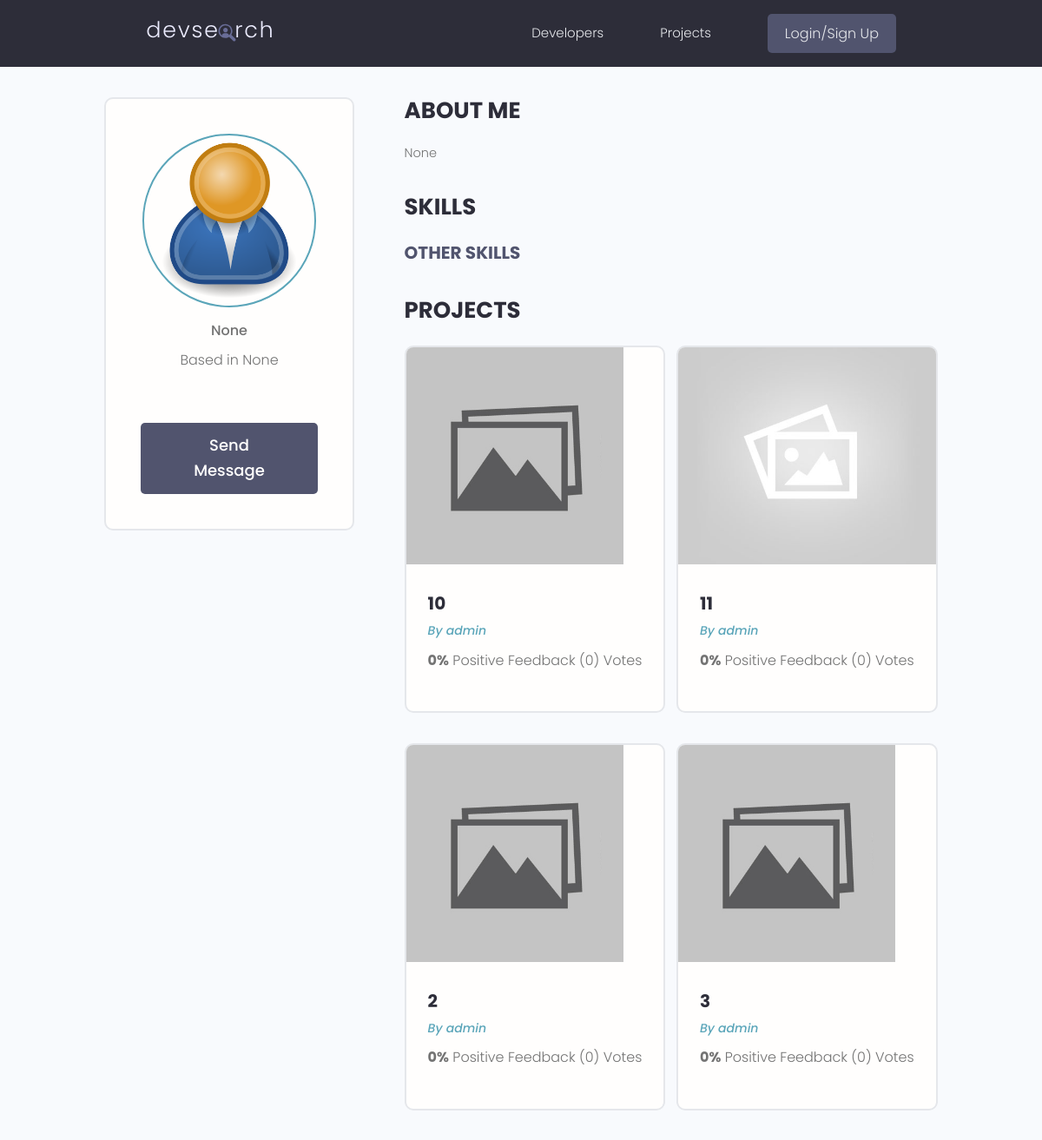
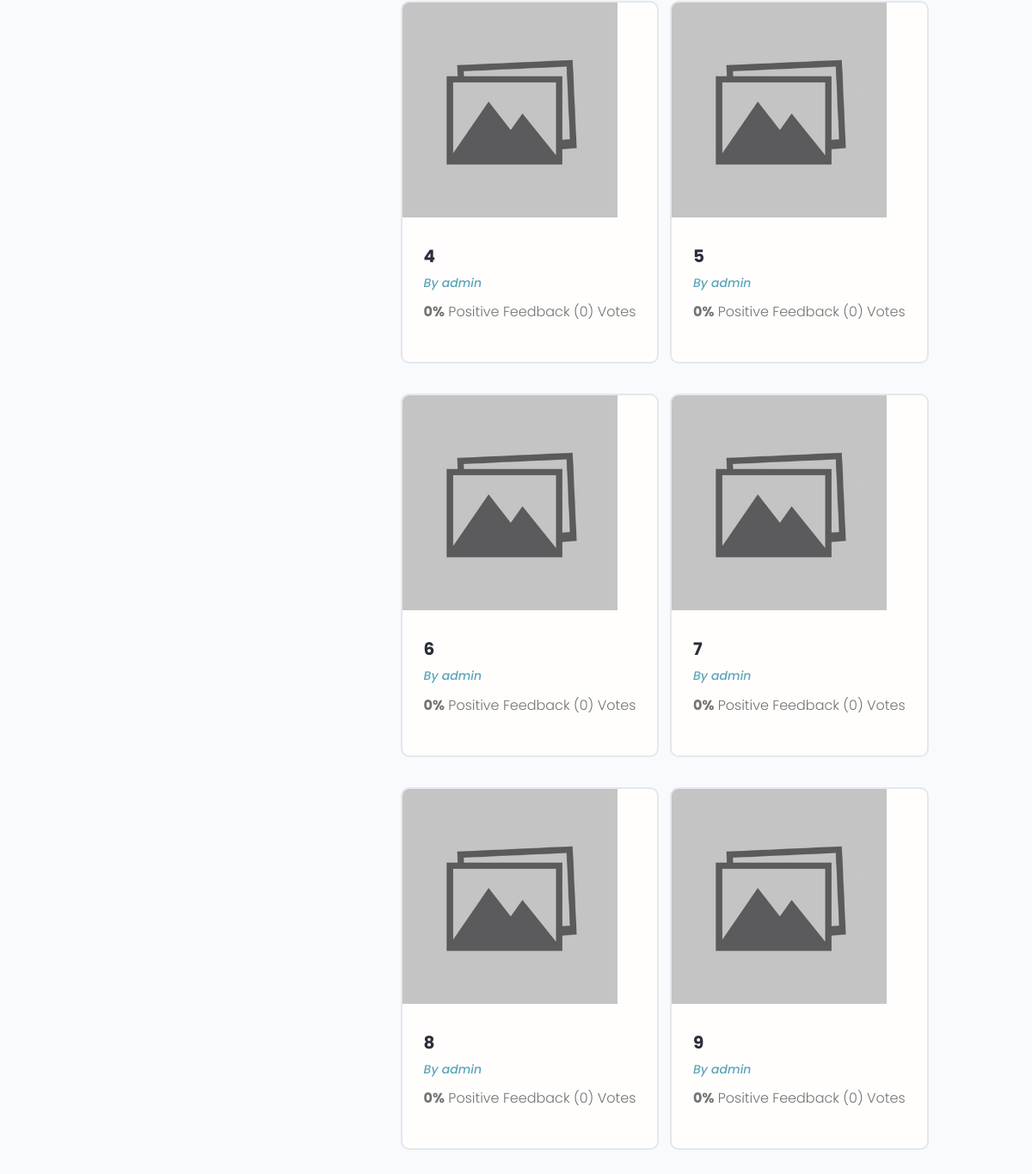
The app's page /profile/3a747c3472db45bda854c81520454395/, older data (2 pictures, top to bottom).
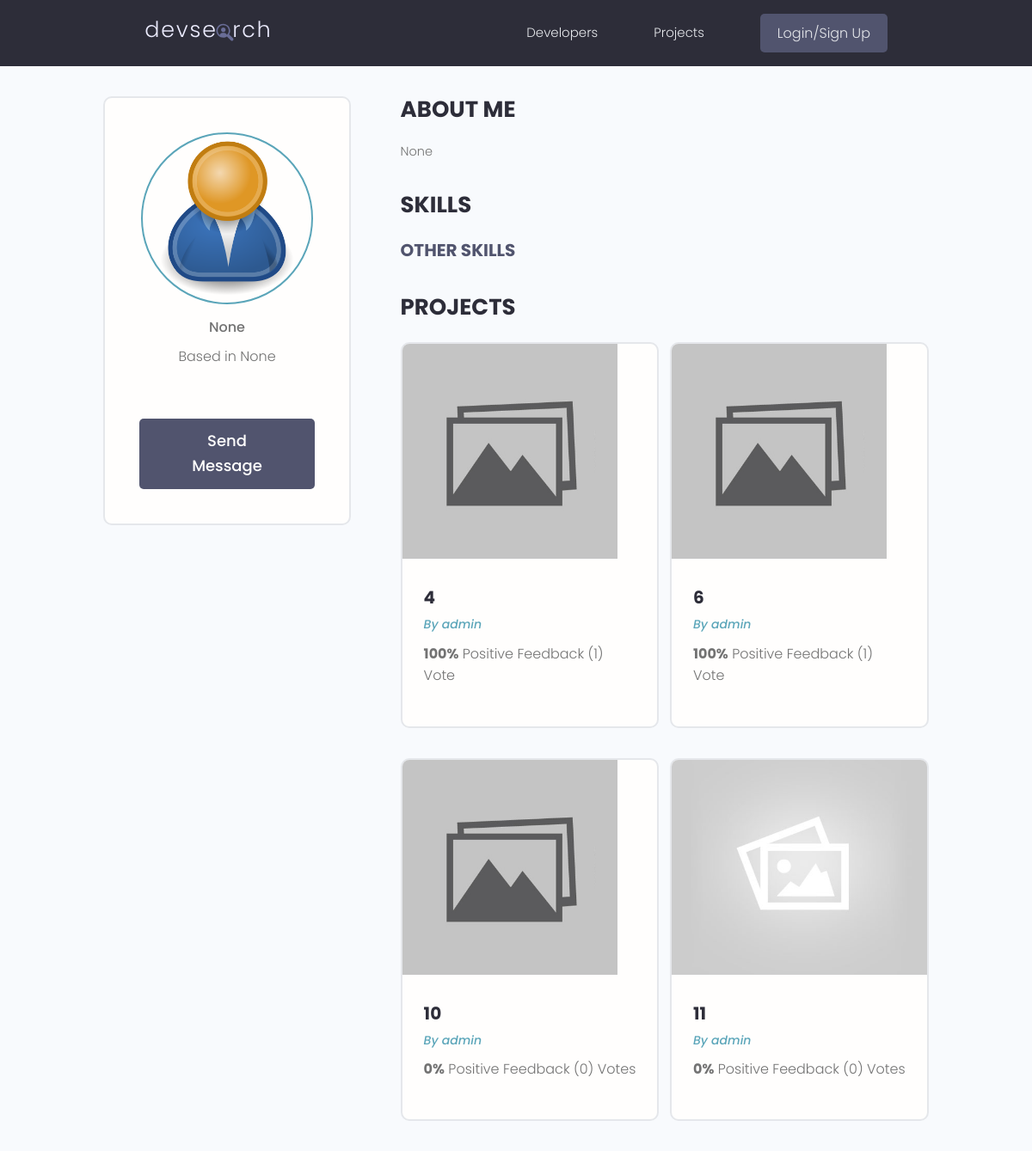
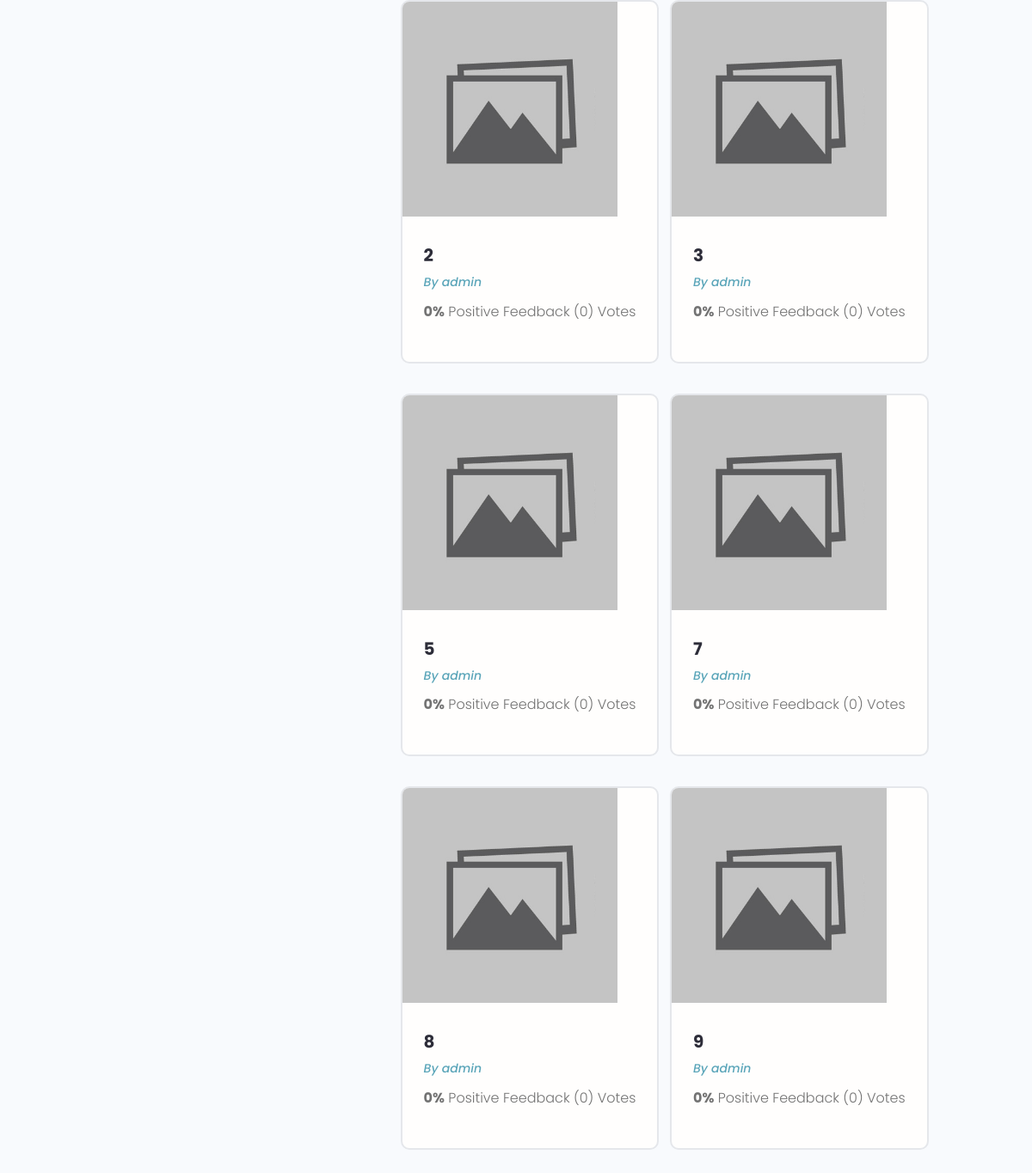
The same page, newer data (2 pictures, top to bottom).
### projects/models.py (models this page shows, shortened)
class Project(models.Model):
    owner = models.ForeignKey(
        Profile, on_delete=models.SET_NULL, null=True, blank=True)
    title = models.CharField(max_length=200)
    description = models.TextField(null=True, blank=True)
    featured_image = models.ImageField(
        null=True, blank=True, default='default.jpg')
    demo_link = models.CharField(max_length=2000, blank=True, null=True)
    source_link = models.CharField(max_length=2000, blank=True, null=True)
    tags = models.ManyToManyField('Tag', blank=True)
    vote_total = models.IntegerField(default=0, null=True, blank=True)
    vote_ratio = models.IntegerField(default=0, null=True, blank=True)
    created = models.DateTimeField(auto_now_add=True)
    id = models.UUIDField(default=uuid.uuid4, unique=True,
                          editable=False, primary_key=True)
    class Meta:
        ordering = ['-vote_ratio', '-vote_total', 'title']  # Ascending order

### users/models.py (models this page shows)
class Profile(models.Model):
    user = models.OneToOneField(
        User, on_delete=models.CASCADE, null=True, blank=True)
    name = models.CharField(max_length=100, null=True, blank=True)
    email = models.CharField(max_length=200, null=True, blank=True)
    username = models.CharField(max_length=100, null=True, blank=True)
    location = models.CharField(max_length=100, null=True, blank=True)
    about = models.CharField(max_length=200, null=True, blank=True)
    bio = models.TextField(null=True, blank=True)
    profile_image = models.ImageField(
        null=True, blank=True, upload_to='profiles', default='profiles/user-default.png')
    social_github = models.CharField(max_length=200, null=True, blank=True)
    social_twitter = models.CharField(max_length=200, null=True, blank=True)
    social_linkedin = models.CharField(max_length=200, null=True, blank=True)
    social_youtube = models.CharField(max_length=200, null=True, blank=True)
    social_website = models.CharField(max_length=200, null=True, blank=True)
    created = models.DateTimeField(auto_now_add=True)
    id = models.UUIDField(default=uuid.uuid4, unique=True,
                          editable=False, primary_key=True)
    def __str__(self):
        return str(self.user.username)

### users/views.py (the view)
# urls.py: path('profile/<str:pk>/', userProfile, name='user-profile'),
def userProfile(request, pk):
    profile = Profile.objects.get(id=pk)
    topSkills = profile.skill_set.exclude(description__exact="")
    otherSkills = profile.skill_set.filter(description="")
    context = {
        'profile': profile,
        'topSkills': topSkills,
        'otherSkills': otherSkills
    }
    return render(request, 'users/user-profile.html', context)

### users/templates/users/user-profile.html (shortened to what this page needs)
{% extends 'main.html' %}
{% block content %}
<main class="profile my-md">
    <div class="container">
        <div class="layout">
            <div class="column column--1of3">
                <div class="card text-center">
                    <div class="card__body dev">
                        <img class="avatar avatar--xl" src="{{profile.profile_image.url}}" />
                        <p class="dev__title">{{profile.about}}</p>
                        <p class="dev__location">Based in {{profile.location}}</p>
                        {% if request.user.profile.id != profile.id %}
                            <a href="{% url 'create-message' profile.id %}" class="btn btn--sub btn--lg">Send Message </a>
                        {% endif %}
                    </div>
                </div>
            </div>
            <div class="column column--2of3">
                <div class="devInfo">
                    <h3 class="devInfo__title">About Me</h3>
                    <p class="devInfo__about">
                        {{profile.bio}}
                    </p>
                </div>
            <div class="devInfo">
                <h3 class="devInfo__title">Skills</h3>
                <div class="devInfo__skills">
                    <h3 class="devInfo__subtitle">Other Skills</h3>
                </div>
            </div>
            <div class="devInfo">
                <h3 class="devInfo__title">Projects</h3>
                <div class="grid grid--two">
                    {% for project in profile.project_set.all %}
                        <div class="column">
                            <div class="card project">
                                <a href="{% url 'project' project.id %}" class="project">
                                    <img class="project__thumbnail" src="{{project.featured_image.url}}" alt="project thumbnail" />
                                    <div class="card__body">
                                        <h3 class="project__title">{{project.title}}</h3>
                                        <p><a class="project__author" href="{% url 'user-profile' project.owner.id %}">By {{project.owner}}</a></p>
                                        <p class="project--rating">
                                            <span style="font-weight: bold;">{{project.vote_ratio}}%</span> Positive
                                            Feedback ({{project.vote_total}}) Vote{{project.vote_total|pluralize:"s"}}
                                        </p>
                                    </div>
                                </a>
                            </div>
                        </div>
                    {% endfor %}
                </div>
            </div>
        </div>
    </div>
</main>
{% endblock %}

Row changes from the older to the newer data that the page shows:
changed Project (number 1 of 10 on the later page): vote_ratio "0" → "100"; vote_total "0" → "1"; moves up the list
changed Project (number 2 of 10 on the later page): vote_ratio "0" → "100"; vote_total "0" → "1"; moves up the list
